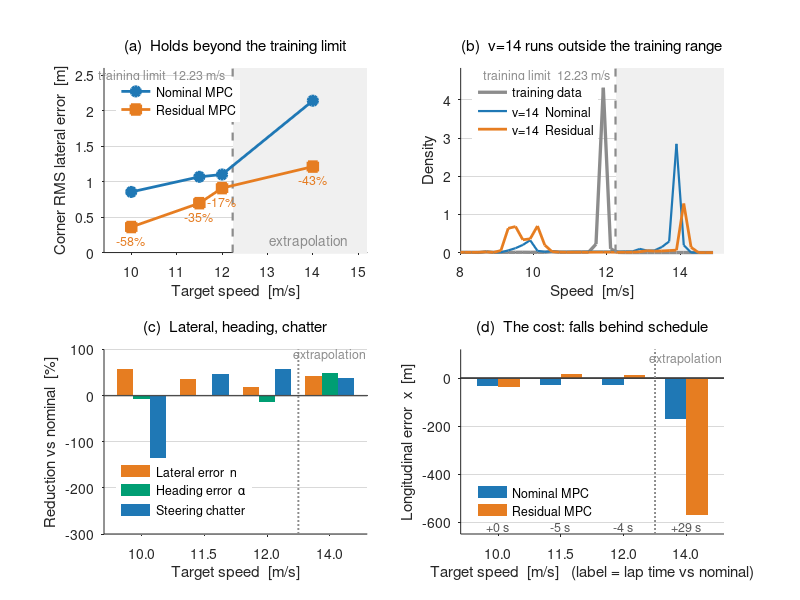

Here is the MATLAB script that generated this plot:
% 외삽 일반화 - 학습 속도 상한 밖에서도 잔차 보정이 작동하는가
%
% 기존 일반화 주장(적재, 미학습 트랙)은 전부 학습 분포 '안쪽'이었다.
% 학습 데이터의 속도 최대값은 12.234 m/s 이고, v=14 주행은 14.38 m/s 까지
% 올라가 상한을 17.5% 초과한다. 그 조건에서도 잔차가 이긴다.
%   급코너 RMS  nominal 2.138 -> residual 1.211  (43.4% 감소)
%   조향 채터   0.0620 -> 0.0382 (38% 감소), 양쪽 완주
%
% 데이터: fig_extrapolation.mat  (results/extrapolation_summary.py 가 생성)
% 실행:   results/matlab/ 폴더 안에서 `plot_extrapolation`
% 요구:   base MATLAB 만 (툴박스 불필요). R2013a 이상.

clear; close all
load('fig_extrapolation.mat')

NOM  = [0.12 0.47 0.71];
RES  = [0.90 0.49 0.13];
GREY = [0.55 0.55 0.55];
SHAD = [0.94 0.94 0.94];

vt   = speed.v_target(:);
vmax = train_v_max;

figure('Color','w','Position',[80 80 1000 720])

%% (a) 속도별 급코너 오차 - 학습 상한 밖에서도 유지되는가
subplot(2,2,1); hold on; box off
set(gca,'FontSize',10,'TickDir','out','YGrid','on', ...
        'GridColor',[.85 .85 .85],'GridAlpha',1,'Layer','bottom')
YL = [0 2.6];
patch([vmax 15.2 15.2 vmax], [YL(1) YL(1) YL(2) YL(2)], SHAD, 'EdgeColor','none');
plot([vmax vmax], YL, '--', 'Color', GREY, 'LineWidth', 1.6);
text(vmax-0.15, YL(2)*0.96, sprintf('training limit  %.2f m/s', vmax), ...
     'Color', GREY, 'FontSize', 9, 'HorizontalAlignment','right');
text(13.9, YL(2)*0.06, 'extrapolation', 'Color', GREY, 'FontSize', 10, ...
     'HorizontalAlignment','center');
h1 = plot(vt, speed.nom(:), '-o', 'Color', NOM, 'LineWidth', 2, ...
          'MarkerSize', 7, 'MarkerFaceColor', NOM);
h2 = plot(vt, speed.res(:), '-s', 'Color', RES, 'LineWidth', 2, ...
          'MarkerSize', 7, 'MarkerFaceColor', RES);
for k = 1:numel(vt)
    text(vt(k), speed.res(k)-0.19, sprintf('-%.0f%%', speed.improve(k)), ...
         'Color', RES, 'FontSize', 9, 'HorizontalAlignment','center');
end
legend([h1 h2], {'Nominal MPC','Residual MPC'}, 'Location','northwest', ...
       'Box','off', 'FontSize', 9);
xlim([9.4 15.2]); ylim(YL)
xlabel('Target speed  [m/s]'); ylabel('Corner RMS lateral error  [m]')
title('(a)  Holds beyond the training limit','FontSize',11,'FontWeight','normal')

%% (b) 속도 분포 - v=14 가 실제로 학습 범위를 벗어났음을 보인다
subplot(2,2,2); hold on; box off
set(gca,'FontSize',10,'TickDir','out','YGrid','on', ...
        'GridColor',[.85 .85 .85],'GridAlpha',1,'Layer','bottom')
c  = vdist.centers(:);
Y2 = [0 max(vdist.train)*1.12];
patch([vmax 15.2 15.2 vmax], [Y2(1) Y2(1) Y2(2) Y2(2)], SHAD, 'EdgeColor','none');
g1 = plot(c, vdist.train(:),   '-', 'Color', GREY, 'LineWidth', 2.4);
g2 = plot(c, vdist.v14_nom(:), '-', 'Color', NOM,  'LineWidth', 1.6);
g3 = plot(c, vdist.v14_res(:), '-', 'Color', RES,  'LineWidth', 2.0);
plot([vmax vmax], Y2, '--', 'Color', GREY, 'LineWidth', 1.6);
text(vmax-0.15, Y2(2)*0.96, sprintf('training limit  %.2f m/s', vmax), ...
     'Color', GREY, 'FontSize', 9, 'HorizontalAlignment','right');
legend([g1 g2 g3], {'training data','v=14  Nominal','v=14  Residual'}, ...
       'Location','northwest', 'Box','off', 'FontSize', 9);
xlim([8 15.2]); ylim(Y2)
xlabel('Speed  [m/s]'); ylabel('Density')
title('(b)  v=14 runs outside the training range','FontSize',11,'FontWeight','normal')

%% (c) 세 지표가 함께 줄었는가 - 횡오차 / 헤딩오차 / 조향 채터
%     n 만 보고하면 "유리한 지표만 골랐다"는 반박을 받는다. alpha 는 v=10 에서
%     오히려 나빠지는데(횡오차를 줄이려 차체를 더 돌리는 trade-off), 외삽
%     조건인 v=14 에서는 세 지표가 모두 개선된다.
subplot(2,2,3); hold on; box off
set(gca,'FontSize',10,'TickDir','out','YGrid','on', ...
        'GridColor',[.85 .85 .85],'GridAlpha',1,'Layer','bottom')
% 3번째 색 = Okabe-Ito bluish green. 파랑/주황과 함께 적록색약에서도 구분된다
% (기존 초록/빨강 조합이 D형에서 안 구분돼 저장소 전체가 파랑/주황으로 바뀐 이력).
HEAD = [0.00 0.62 0.45];
red_n = speed.improve(:);
red_a = speed.a_improve(:);
red_c = 100*(1 - speed.chat_res(:)./speed.chat_nom(:));
w = 0.26; x = (1:numel(vt))';
b1 = bar(x-w,   red_n, w, 'FaceColor', RES,  'EdgeColor','none');
b2 = bar(x,     red_a, w, 'FaceColor', HEAD, 'EdgeColor','none');
b3 = bar(x+w,   red_c, w, 'FaceColor', NOM,  'EdgeColor','none');
plot([0.4 numel(vt)+0.6], [0 0], '-', 'Color', [0.3 0.3 0.3], 'LineWidth', 0.9);
% 마지막(외삽) 조건 강조
plot([numel(vt)-0.5 numel(vt)-0.5], [-300 100], ':', 'Color', GREY, 'LineWidth', 1.4);
text(numel(vt), 88, 'extrapolation', 'HorizontalAlignment','center', ...
     'FontSize',9,'Color',GREY);
legend([b1 b2 b3], {'Lateral error  n','Heading error  \alpha','Steering chatter'}, ...
       'Location','southwest', 'Box','off', 'FontSize', 9);
set(gca,'XTick',1:numel(vt),'XTickLabel', ...
        arrayfun(@(v) sprintf('%.1f',v), vt, 'UniformOutput', false))
% v=10 채터는 -265% (잔차가 채터를 4배 늘린다). 잘리지 않게 축을 -300 까지 둔다.
xlim([0.4 numel(vt)+0.6]); ylim([-300 100])
xlabel('Target speed  [m/s]'); ylabel('Reduction vs nominal  [%]')
title('(c)  Lateral, heading, chatter','FontSize',11,'FontWeight','normal')

%% (d) 대가 - 종방향(x) 진행오차와 랩타임
%     y/yaw 가 좋아지는 대신 잔차는 목표 속도를 덜 지킨다. v=14 에서 573 m
%     뒤처지고 랩타임이 29 s 길다. 이 비용을 숨기지 않고 같이 싣는다.
subplot(2,2,4); hold on; box off
set(gca,'FontSize',10,'TickDir','out','YGrid','on', ...
        'GridColor',[.85 .85 .85],'GridAlpha',1,'Layer','bottom')
xn = speed.x_nom(:);  xr = speed.x_res(:);
w2 = 0.34;
d1 = bar(x-w2/2, xn, w2, 'FaceColor', NOM, 'EdgeColor','none');
d2 = bar(x+w2/2, xr, w2, 'FaceColor', RES, 'EdgeColor','none');
plot([0.4 numel(vt)+0.6], [0 0], '-', 'Color', [0.3 0.3 0.3], 'LineWidth', 0.9);
plot([numel(vt)-0.5 numel(vt)-0.5], [-650 120], ':', 'Color', GREY, 'LineWidth', 1.4);
text(numel(vt), 80, 'extrapolation', 'HorizontalAlignment','center', ...
     'FontSize',9,'Color',GREY);
% 랩타임 차이를 숫자로
for k = 1:numel(vt)
    text(x(k), -620, sprintf('%+.0f s', speed.lap_res(k)-speed.lap_nom(k)), ...
         'HorizontalAlignment','center','FontSize',9,'Color',[0.35 0.35 0.35]);
end
legend([d1 d2], {'Nominal MPC','Residual MPC'}, 'Location','southwest', ...
       'Box','off', 'FontSize', 9);
set(gca,'XTick',1:numel(vt),'XTickLabel', ...
        arrayfun(@(v) sprintf('%.1f',v), vt, 'UniformOutput', false))
xlim([0.4 numel(vt)+0.6]); ylim([-650 120])
xlabel('Target speed  [m/s]   (label = lap time vs nominal)')
ylabel('Longitudinal error  x  [m]')
title('(d)  The cost: falls behind schedule','FontSize',11,'FontWeight','normal')
